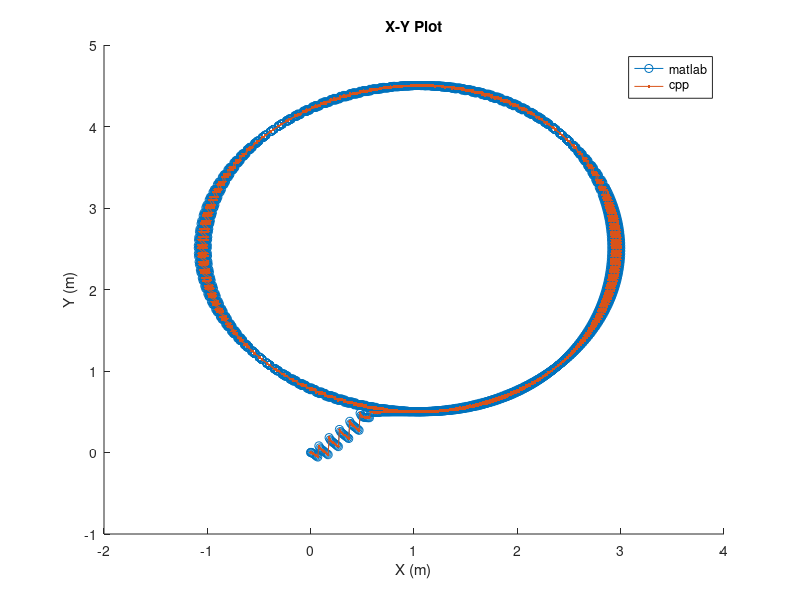
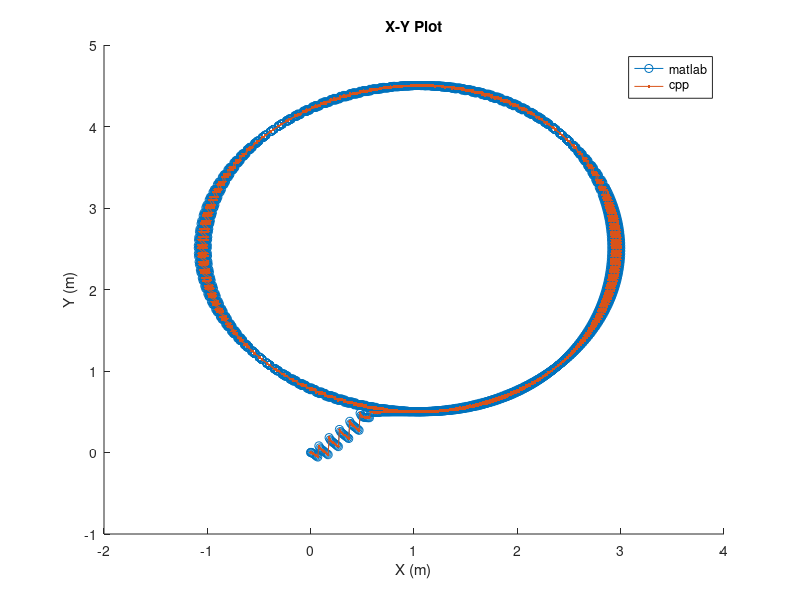
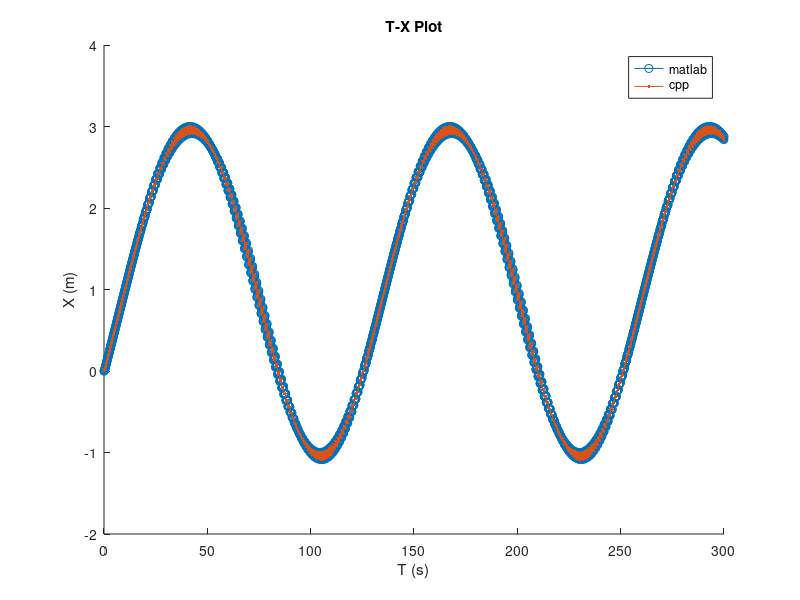
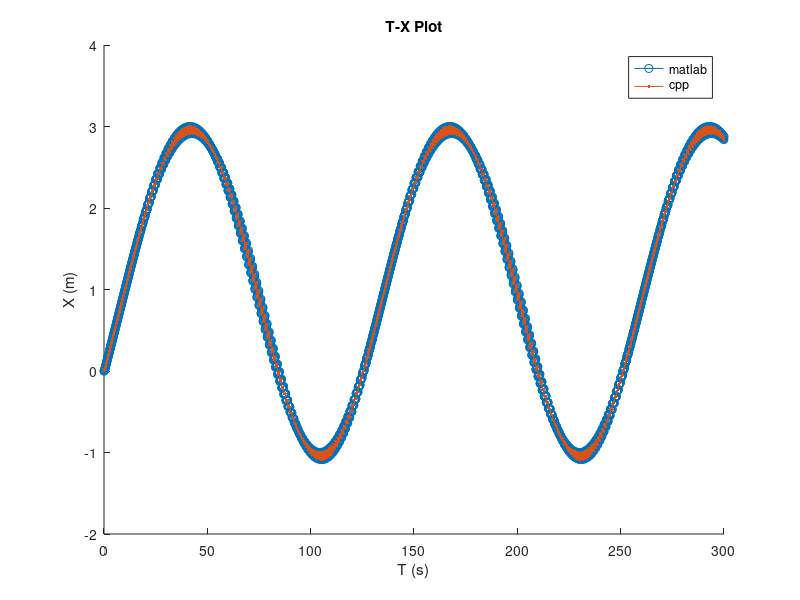

The MATLAB source for these figures, in order:
clc;
clear all;
close all;

load('toCompare.mat');

fig = figure; hold on;
title("X-Y Plot");
plot(filteroutmat(:,1),filteroutmat(:,2),'o-');
plot(filteroutcpp(:,1),filteroutcpp(:,2),'.-');
legend('matlab','cpp');
xlabel("X (m)");
ylabel("Y (m)");
saveas(fig,'X-Y_Plot.png');
saveas(fig,'X-Y_Plot.fig');

T = [0:0.1:3000*0.1];

fig = figure; hold on;
title("T-X Plot");
plot(T,filteroutmat(:,1),'o-');
plot(T,filteroutcpp(:,1),'.-');
legend('matlab','cpp');
xlabel("T (s)");
ylabel("X (m)");
saveas(fig,'T-X_Plot.png');
saveas(fig,'T-X_Plot.fig');

fig = figure; hold on;
title("T-Y Plot");
plot(T,filteroutmat(:,2),'o-');
plot(T,filteroutcpp(:,2),'.-');
legend('matlab','cpp');
xlabel("T (s)");
ylabel("Y (m)");
saveas(fig,'T-Y_Plot.png');
saveas(fig,'T-Y_Plot.fig');

fig = figure; hold on;
title("T-Theta Plot");
plot(T,filteroutmat(:,3),'o-');
plot(T,filteroutcpp(:,3),'.-');
legend('matlab','cpp');
xlabel("T (s)");
ylabel("Theta (rad)");
saveas(fig,'T-Theta_Plot.png');
saveas(fig,'T-Theta_Plot.fig');

fig = figure; hold on;
title("T-Vx Plot");
plot(T,filteroutmat(:,4),'o-');
plot(T,filteroutcpp(:,4),'.-');
legend('matlab','cpp');
xlabel("T (s)");
ylabel("Vy (m/s)");
saveas(fig,'T-Vx_Plot.png');
saveas(fig,'T-Vx_Plot.fig');

fig = figure; hold on;
title("T-Vy Plot");
plot(T,filteroutmat(:,5),'o-');
plot(T,filteroutcpp(:,5),'.-');
legend('matlab','cpp');
xlabel("T (s)");
ylabel("Vy (m/s)");
saveas(fig,'T-Vy_Plot.png');
saveas(fig,'T-Vy_Plot.fig');

fig = figure; hold on;
title("T-Wz Plot");
plot(T,filteroutmat(:,6),'o-');
plot(T,filteroutcpp(:,6),'.-');
legend('matlab','cpp');
xlabel("T (s)");
ylabel("Wz (rad/s)");
saveas(fig,'T-Wz_Plot.png');
saveas(fig,'T-Wz_Plot.fig');
